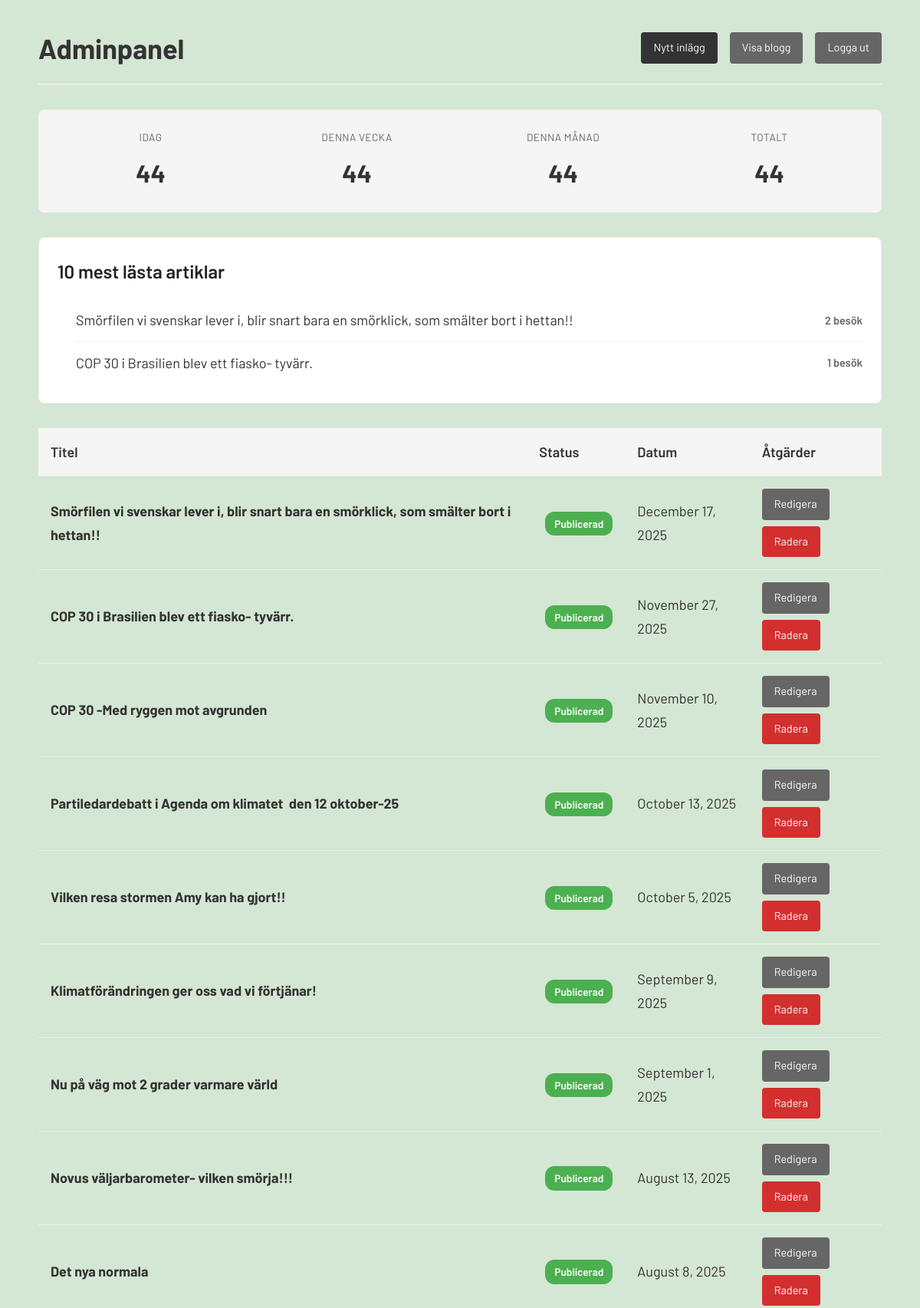
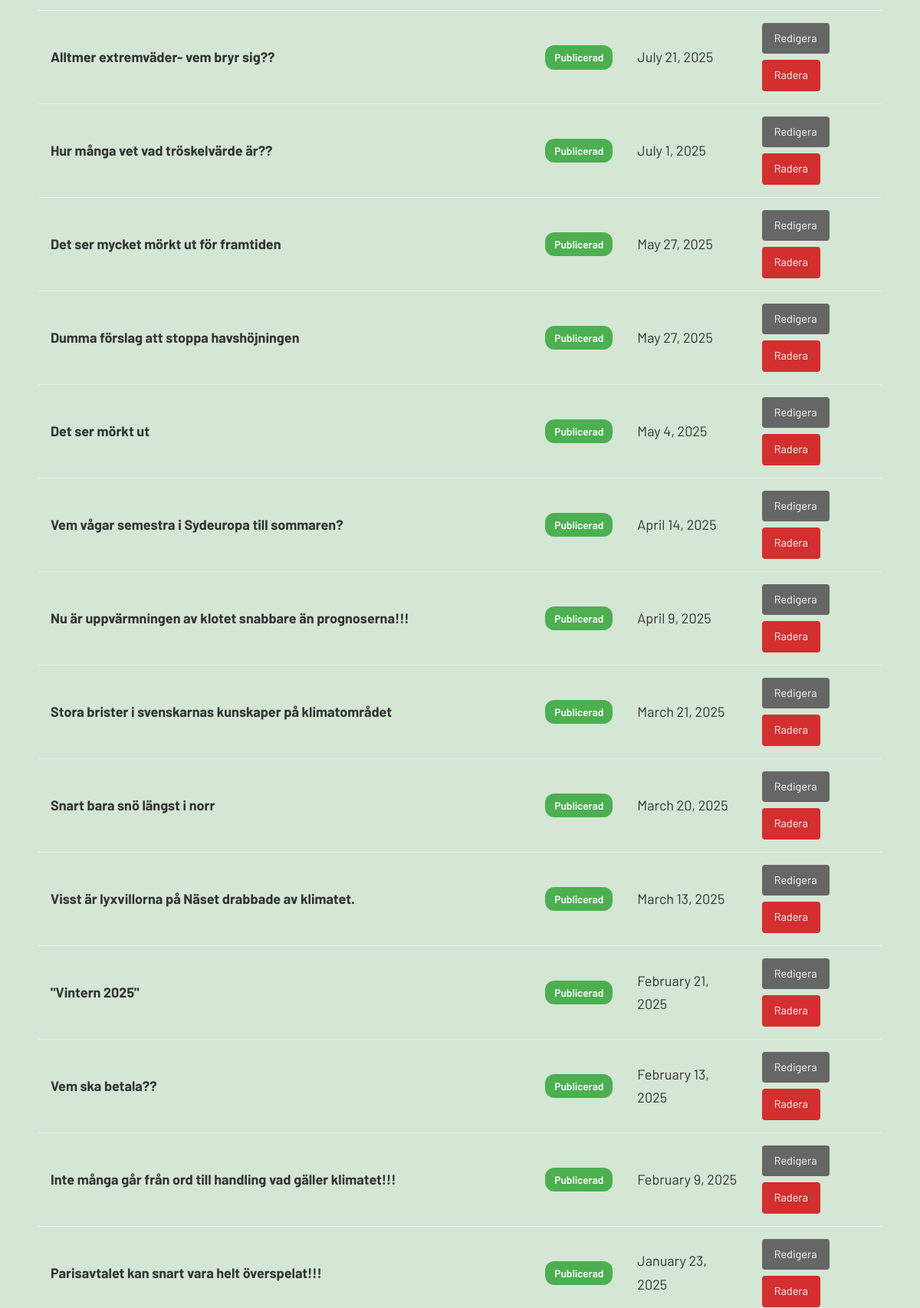
Screenshot of /admin/dashboard.php (signed in, upper part) with the database file from the repository (2 pictures, top to bottom).
### tables this page shows
CREATE TABLE posts (
        id INTEGER PRIMARY KEY AUTOINCREMENT,
        title TEXT NOT NULL,
        content TEXT NOT NULL,
        slug TEXT UNIQUE NOT NULL,
        created_at DATETIME DEFAULT CURRENT_TIMESTAMP,
        updated_at DATETIME DEFAULT CURRENT_TIMESTAMP
    , featured_image TEXT, status TEXT DEFAULT 'draft');

### config.php (called while the page is built, shortened)
<?php
function getDB() {
    $db = new PDO('sqlite:' . DB_PATH);
    $db->setAttribute(PDO::ATTR_ERRMODE, PDO::ERRMODE_EXCEPTION);
    $db->exec('PRAGMA journal_mode=WAL;');
    $db->exec("CREATE TABLE IF NOT EXISTS posts (
        id INTEGER PRIMARY KEY AUTOINCREMENT,
        title TEXT NOT NULL,
        content TEXT NOT NULL,
        slug TEXT UNIQUE NOT NULL,
        featured_image TEXT,
        created_at DATETIME DEFAULT CURRENT_TIMESTAMP,
        updated_at DATETIME DEFAULT CURRENT_TIMESTAMP
    )");
    try {
        $db->exec("ALTER TABLE posts ADD COLUMN featured_image TEXT");
    } catch (PDOException $e) {
    }
    $columnAdded = false;
    try {
        $db->exec("ALTER TABLE posts ADD COLUMN status TEXT DEFAULT 'draft'");
        $columnAdded = true;
    } catch (PDOException $e) {
    }
    $migrationDone = false;
    try {
        $checkStmt = $db->query("SELECT name FROM sqlite_master WHERE type='table' AND name='migrations'");
        if ($checkStmt->fetch()) {
            $migrationStmt = $db->query("SELECT COUNT(*) as count FROM migrations WHERE name = 'set_existing_posts_published'");
            $result = $migrationStmt->fetch(PDO::FETCH_ASSOC);
            $migrationDone = $result && $result['count'] > 0;
        }
    } catch (PDOException $e) {
    }
    if ($columnAdded) {
        try {
            $db->exec("UPDATE posts SET status = 'published'");
            try {
                $db->exec("CREATE TABLE IF NOT EXISTS migrations (name TEXT PRIMARY KEY, executed_at DATETIME DEFAULT CURRENT_TIMESTAMP)");
                $db->exec("INSERT OR IGNORE INTO migrations (name) VALUES ('set_existing_posts_published')");
            } catch (PDOException $e) {
            }
        } catch (PDOException $e) {
        }
    } else if (!$migrationDone) {
        try {
            $db->exec("UPDATE posts SET status = 'published' WHERE status = 'draft' OR status IS NULL OR status = ''");
            try {
                $db->exec("CREATE TABLE IF NOT EXISTS migrations (name TEXT PRIMARY KEY, executed_at DATETIME DEFAULT CURRENT_TIMESTAMP)");
                $db->exec("INSERT OR IGNORE INTO migrations (name) VALUES ('set_existing_posts_published')");
            } catch (PDOException $e) {
            }
        } catch (PDOException $e) {
        }
    }
    $db->exec("CREATE INDEX IF NOT EXISTS idx_slug ON posts(slug)");
    $db->exec("CREATE TABLE IF NOT EXISTS visits (
        id INTEGER PRIMARY KEY AUTOINCREMENT,
        page TEXT NOT NULL,
        visited_at DATETIME DEFAULT CURRENT_TIMESTAMP
    )");
    $db->exec("CREATE INDEX IF NOT EXISTS idx_visited_at ON visits(visited_at)");
    return $db;
}
function formatDate($date) {
    return date('F j, Y', strtotime($date));
}
function getVisitStats() {
    $db = getDB();
    $stats = [];
    $stmt = $db->query("SELECT COUNT(*) as total FROM visits");
    $stats['total'] = $stmt->fetch(PDO::FETCH_ASSOC)['total'];
    $stmt = $db->query("SELECT COUNT(*) as today FROM visits WHERE DATE(visited_at) = DATE('now')");
    $stats['today'] = $stmt->fetch(PDO::FETCH_ASSOC)['today'];
    $stmt = $db->query("SELECT COUNT(*) as week FROM visits WHERE visited_at >= DATE('now', '-7 days')");
    $stats['week'] = $stmt->fetch(PDO::FETCH_ASSOC)['week'];
    $stmt = $db->query("SELECT COUNT(*) as month FROM visits WHERE visited_at >= DATE('now', 'start of month')");
    $stats['month'] = $stmt->fetch(PDO::FETCH_ASSOC)['month'];
    return $stats;
}
function getTopArticles($limit = 10) {
    $db = getDB();
    $stmt = $db->prepare("
        SELECT
            p.id,
            p.title,
            p.slug,
            COUNT(v.id) as visit_count
        FROM visits v
        INNER JOIN posts p ON v.page = 'post:' || p.slug
        WHERE p.status = 'published'
        GROUP BY p.id, p.title, p.slug
        ORDER BY visit_count DESC
        LIMIT ?
    ");
    $stmt->execute([$limit]);
    return $stmt->fetchAll(PDO::FETCH_ASSOC);
}
function generateCSRFToken() {
    return $_SESSION['csrf_token'];
}

### admin/dashboard.php (the view, shortened to what this page needs)
<?php
require_once '../config.php';
$db = getDB();
$stmt = $db->query("SELECT id, title, slug, featured_image, status, created_at, updated_at FROM posts ORDER BY created_at DESC");
$posts = $stmt->fetchAll(PDO::FETCH_ASSOC);
$visitStats = getVisitStats();
$topArticles = getTopArticles(10);
?>
<!DOCTYPE html>
<html lang="sv">
<head>
    <link rel="stylesheet" href="../styles.css">
</head>
<body>
    <div class="container">
        <div class="admin-header">
            <h1>Adminpanel</h1>
            <div class="admin-actions">
                <a href="edit.php" class="btn btn-primary">Nytt inlägg</a>
                <a href="../index.php" class="btn btn-secondary" target="_blank">Visa blogg</a>
                <a href="?logout=1" class="btn btn-secondary">Logga ut</a>
            </div>
        </div>
        <div class="analytics-block">
            <div class="analytics-stat">
                <div class="analytics-stat-label">Idag</div>
                <div class="analytics-stat-value"><?php echo number_format($visitStats['today']); ?></div>
            </div>
            <div class="analytics-stat">
                <div class="analytics-stat-label">Denna vecka</div>
                <div class="analytics-stat-value"><?php echo number_format($visitStats['week']); ?></div>
            </div>
            <div class="analytics-stat">
                <div class="analytics-stat-label">Denna månad</div>
                <div class="analytics-stat-value"><?php echo number_format($visitStats['month']); ?></div>
            </div>
            <div class="analytics-stat">
                <div class="analytics-stat-label">Totalt</div>
                <div class="analytics-stat-value"><?php echo number_format($visitStats['total']); ?></div>
            </div>
        </div>
        <div class="top-articles-block">
            <h2>10 mest lästa artiklar</h2>
            <?php if (empty($topArticles)): ?>
                <div class="no-top-articles">Inga artiklar har besökts än.</div>
            <?php else: ?>
                <ol class="top-articles-list">
                    <?php foreach ($topArticles as $article): ?>
                        <li>
                            <a href="../post.php?slug=<?php echo htmlspecialchars($article['slug']); ?>" target="_blank">
                                <?php echo htmlspecialchars($article['title']); ?>
                            </a>
                            <span class="top-articles-count"><?php echo number_format($article['visit_count']); ?> besök</span>
                        </li>
                    <?php endforeach; ?>
                </ol>
            <?php endif; ?>
        </div>
        <?php if (empty($posts)): ?>
            <div class="no-posts">
                <p>Inga inlägg än. <a href="edit.php">Skapa ditt första inlägg</a>!</p>
            </div>
        <?php else: ?>
            <table class="posts-table">
                <thead>
                    <tr>
                        <th>Titel</th>
                        <th>Status</th>
                        <th>Datum</th>
                        <th>Åtgärder</th>
                    </tr>
                </thead>
                <tbody>
                    <?php foreach ($posts as $post): ?>
                        <tr>
                            <td>
                                <strong><?php echo htmlspecialchars($post['title']); ?></strong>
                            </td>
                            <td>
                                <span class="status-badge status-<?php echo htmlspecialchars($post['status'] ?? 'draft'); ?>">
                                    <?php echo ($post['status'] ?? 'draft') === 'published' ? 'Publicerad' : 'Utkast'; ?>
                                </span>
                            </td>
                            <td><?php echo formatDate($post['created_at']); ?></td>
                            <td>
                                <div class="action-buttons">
                                    <a href="edit.php?id=<?php echo $post['id']; ?>" class="btn btn-secondary">Redigera</a>
                                    <a href="?delete=<?php echo $post['id']; ?>&csrf_token=<?php echo generateCSRFToken(); ?>"
                                       class="btn btn-danger"
                                       onclick="return confirm('Är du säker på att du vill radera detta inlägg?');">Radera</a>
                                </div>
                            </td>
                        </tr>
                    <?php endforeach; ?>
                </tbody>
            </table>
        <?php endif; ?>
    </div>
</body>
</html>

### styles.css (style rules this page uses)
* { margin: 0; padding: 0; box-sizing: border-box; }
body { font-family: 'Barlow', -apple-system, BlinkMacSystemFont, 'Segoe UI', Roboto, 'Helvetica Neue', Arial, sans-serif; font-size: 18px; line-height: 1.7; color: #333; background: #d4e6d4; padding: 2rem 1rem; }
.container { max-width: 1100px; margin: 0 auto; padding: 0; }

### admin/dashboard.php (style rules this page uses)
.admin-header { display: flex; justify-content: space-between; align-items: center; margin-bottom: 2rem; padding-bottom: 1rem; border-bottom: 2px solid #eee; }
.admin-actions { display: flex; gap: 1rem; }
.btn { padding: 0.5rem 1rem; text-decoration: none; border-radius: 4px; display: inline-block; font-size: 0.9rem; }
.btn-primary { background: #333; color: white; }
.btn-secondary { background: #666; color: white; }
.btn-danger { background: #d32f2f; color: white; }
.posts-table { width: 100%; border-collapse: collapse; margin-top: 1rem; }
.posts-table th, .posts-table td { padding: 1rem; text-align: left; border-bottom: 1px solid #eee; }
.posts-table th { background: #f5f5f5; font-weight: 600; }
.action-buttons { display: flex; gap: 0.5rem; flex-wrap: wrap; }
.status-badge { display: inline-block; padding: 0.25rem 0.75rem; border-radius: 12px; font-size: 0.85rem; font-weight: 600; margin-left: 0.5rem; }
.status-published { background: #4caf50; color: white; }
.analytics-block { background: #f5f5f5; border-radius: 8px; padding: 1.5rem; margin-bottom: 2rem; display: grid; grid-template-columns: repeat(auto-fit, minmax(150px, 1fr)); gap: 1.5rem; }
.analytics-stat { text-align: center; }
.analytics-stat-label { font-size: 0.85rem; color: #666; margin-bottom: 0.5rem; text-transform: uppercase; letter-spacing: 0.5px; }
.analytics-stat-value { font-size: 2rem; font-weight: 700; color: #333; }
.top-articles-block { background: white; border-radius: 8px; padding: 1.5rem; margin-bottom: 2rem; border: 1px solid #eee; }
.top-articles-block h2 { font-size: 1.5rem; margin-bottom: 1rem; color: #222; font-weight: 600; }
.top-articles-list { list-style: decimal; padding-left: 1.5rem; margin: 0; }
.top-articles-list li { display: flex; justify-content: space-between; align-items: center; padding: 0.75rem 0; border-bottom: 1px solid #f0f0f0; }
.top-articles-list li:last-child { border-bottom: none; }
.top-articles-list li a { color: #333; text-decoration: none; flex: 1; }
.top-articles-count { font-weight: 600; color: #666; font-size: 0.9rem; margin-left: 1rem; }

### rows the page displays
posts: title "Smörfilen vi svenskar lever i, blir snart bara en smörklick, som smälter bort i hettan!!", visit_count "2", status "Publicerad", created_at "December 17, 2025"
posts: title "COP 30 i Brasilien blev ett fiasko- tyvärr.", visit_count "1", status "Publicerad", created_at "November 27, 2025"
posts: title "COP 30 -Med ryggen mot avgrunden", status "Publicerad", created_at "November 10, 2025"
posts: title "Partiledardebatt i Agenda om klimatet den 12 oktober-25", status "Publicerad", created_at "October 13, 2025"
posts: title "Vilken resa stormen Amy kan ha gjort!!", status "Publicerad", created_at "October 5, 2025"
posts: title "Klimatförändringen ger oss vad vi förtjänar!", status "Publicerad", created_at "September 9, 2025"
posts: title "Nu på väg mot 2 grader varmare värld", status "Publicerad", created_at "September 1, 2025"
posts: title "Novus väljarbarometer- vilken smörja!!!", status "Publicerad", created_at "August 13, 2025"
posts: title "Det nya normala", status "Publicerad", created_at "August 8, 2025"
posts: title "Alltmer extremväder- vem bryr sig??", status "Publicerad", created_at "July 21, 2025"
posts: title "Hur många vet vad tröskelvärde är??", status "Publicerad", created_at "July 1, 2025"
posts: title "Det ser mycket mörkt ut för framtiden", status "Publicerad", created_at "May 27, 2025"
posts: title "Dumma förslag att stoppa havshöjningen", status "Publicerad", created_at "May 27, 2025"
posts: title "Det ser mörkt ut", status "Publicerad", created_at "May 4, 2025"
posts: title "Vem vågar semestra i Sydeuropa till sommaren?", status "Publicerad", created_at "April 14, 2025"
posts: title "Nu är uppvärmningen av klotet snabbare än prognoserna!!!", status "Publicerad", created_at "April 9, 2025"
posts: title "Stora brister i svenskarnas kunskaper på klimatområdet", status "Publicerad", created_at "March 21, 2025"
posts: title "Snart bara snö längst i norr", status "Publicerad", created_at "March 20, 2025"
posts: title "Visst är lyxvillorna på Näset drabbade av klimatet.", status "Publicerad", created_at "March 13, 2025"
posts: title "\"Vintern 2025\"", status "Publicerad", created_at "February 21, 2025"
posts: title "Vem ska betala??", status "Publicerad", created_at "February 13, 2025"
posts: title "Inte många går från ord till handling vad gäller klimatet!!!", status "Publicerad", created_at "February 9, 2025"
posts: title "Parisavtalet kan snart vara helt överspelat!!!", status "Publicerad", created_at "January 23, 2025"

### other values shown
$visitStats['today'] "44"
$visitStats['week'] "44"
$visitStats['month'] "44"
$visitStats['total'] "44"
